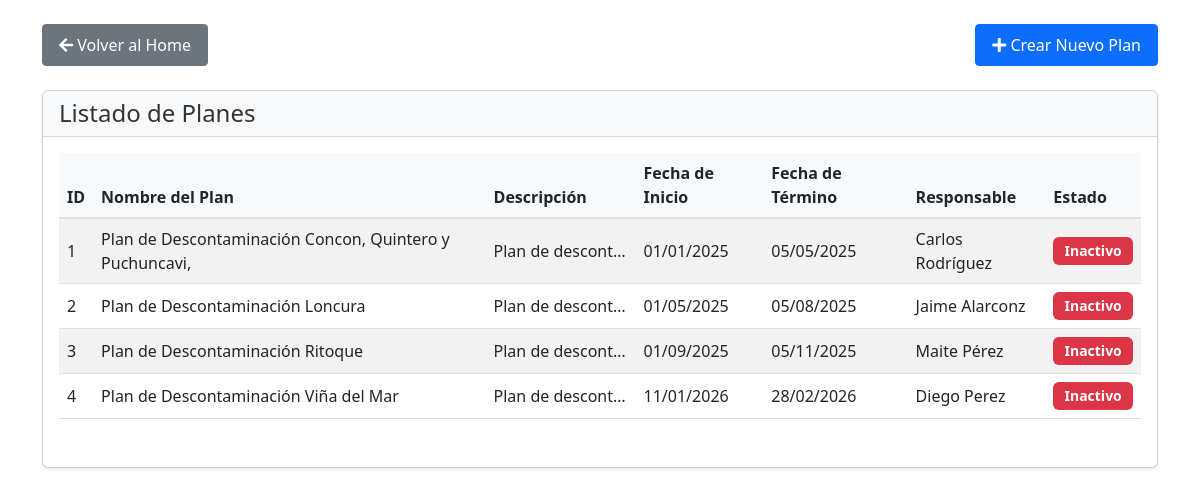
/plan/, run on the app's committed database.
### api/models.py (models this page shows, shortened)
class Plan(models.Model):
    id_plan = models.AutoField(primary_key=True)
    nombre = models.CharField(max_length=100, unique=True)
    descripcion = models.CharField(max_length=100)
    fecha_inicio = models.DateField()
    fecha_termino = models.DateField()
    responsable = models.CharField(max_length=100)
    estado = models.BooleanField(default=True)
    created_at = models.DateTimeField(default=timezone.now)

### api/views_html.py (the view)
# urls.py: path('plan/', views.plan, name='plan'),
@authentication_classes([SessionAuthentication, BasicAuthentication])
@permission_classes([IsAuthenticated])
def plan(request):
    planes = Plan.objects.all()
    return render(request, 'planes.html', {'planes': planes})

### api/templates/planes.html (shortened to what this page needs)
{% extends 'base.html' %}
{% block content %}
<div class="d-flex justify-content-between align-items-center mb-4">
    <a href="{% url 'html_home' %}" class="btn btn-secondary">
        <i class="fas fa-arrow-left"></i> Volver al Home
    </a>
    <a href="{% url 'html_crear_plan' %}" class="btn btn-primary">
        <i class="fas fa-plus"></i> Crear Nuevo Plan
    </a>
</div>
<div class="card">
    <div class="card-header">
        <h1 class="card-title">Listado de Planes</h1>
    </div>
    <div class="card-body">
        <div class="table-responsive">
            <table class="table table-striped table-hover">
                <thead>
                    <tr>
                        <th>ID</th>
                        <th>Nombre del Plan</th>
                        <th>Descripción</th>
                        <th>Fecha de Inicio</th>
                        <th>Fecha de Término</th>
                        <th>Responsable</th>
                        <th>Estado</th>
                    </tr>
                </thead>
                <tbody>
                    {% for plan in planes %}
                    <tr>
                        <td>{{ plan.id_plan }}</td>
                        <td>{{ plan.nombre }}</td>
                        <td class="truncate">{{ plan.descripcion|truncatechars:50 }}</td>
                        <td>{{ plan.fecha_inicio|date:"d/m/Y" }}</td>
                        <td>{{ plan.fecha_termino|date:"d/m/Y" }}</td>
                        <td>{{ plan.responsable }}</td>
                        <td>
                            {% if plan.estado %}
                                <span class="badge bg-success">Activo</span>
                            {% else %}
                                <span class="badge bg-danger">Inactivo</span>
                            {% endif %}
                        </td>
                    </tr>
                    {% empty %}
                    <tr>
                        <td colspan="7" class="text-center">No hay planes registrados</td>
                    </tr>
                    {% endfor %}
                </tbody>
            </table>
        </div>
    </div>
</div>
{% endblock %}

### api/templates/planes.html (style rules this page uses)
.table th { background-color: #f8f9fa; border-bottom: 2px solid #dee2e6; }
.table td { vertical-align: middle; }
.badge { padding: 0.5em 0.8em; font-size: 0.875em; }
.truncate { max-width: 150px; white-space: nowrap; overflow: hidden; text-overflow: ellipsis; }
.btn { padding: 0.5rem 1rem; border-radius: 0.25rem; font-weight: 500; }
.btn-secondary { transition: all 0.3s ease; }
.btn-primary { transition: all 0.3s ease; }
.card { box-shadow: 0 0.125rem 0.25rem rgba(0, 0, 0, 0.075); margin-bottom: 2rem; }
.card-header { background-color: #f8f9fa; border-bottom: 1px solid rgba(0,0,0,.125); }
.card-title { margin-bottom: 0; font-size: 1.5rem; color: #333; }
.table-responsive { margin-bottom: 1rem; }

### data on the page
Plan: id_plan "1", nombre "Plan de Descontaminación Concon, Quintero y Puchuncavi,", descripcion "Plan de descont…", fecha_inicio "01/01/2025", fecha_termino "05/05/2025", responsable "Carlos Rodríguez", estado "Inactivo"
Plan: id_plan "2", nombre "Plan de Descontaminación Loncura", descripcion "Plan de descont…", fecha_inicio "01/05/2025", fecha_termino "05/08/2025", responsable "Jaime Alarconz", estado "Inactivo"
Plan: id_plan "3", nombre "Plan de Descontaminación Ritoque", descripcion "Plan de descont…", fecha_inicio "01/09/2025", fecha_termino "05/11/2025", responsable "Maite Pérez", estado "Inactivo"
Plan: id_plan "4", nombre "Plan de Descontaminación Viña del Mar", descripcion "Plan de descont…", fecha_inicio "11/01/2026", fecha_termino "28/02/2026", responsable "Diego Perez", estado "Inactivo"
